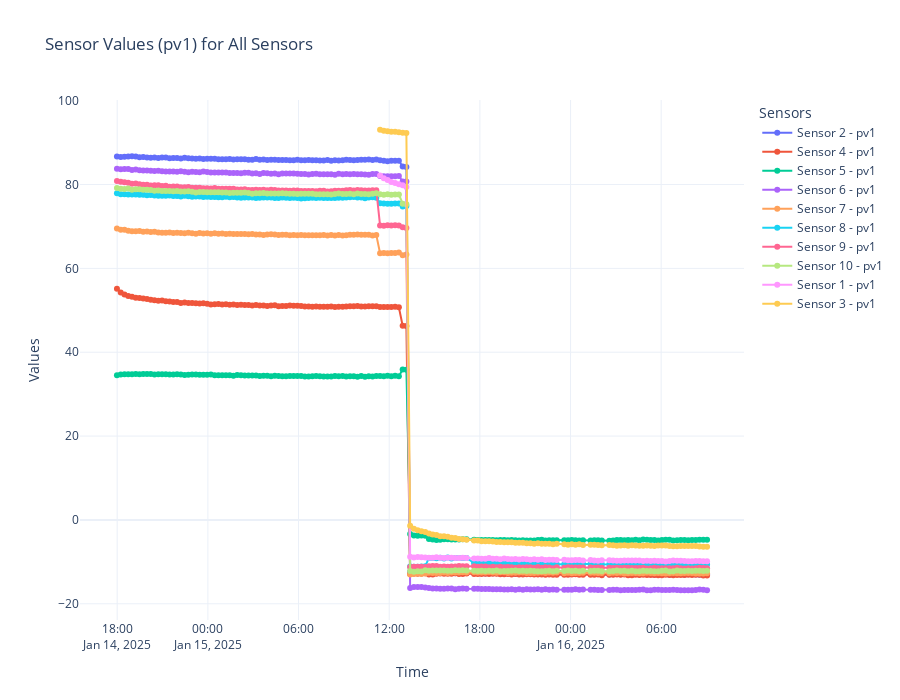

Notebook code cell kept with this figure:
### Code cell
# Create a Plotly figure for pv1
fig_pv1 = go.Figure()

# Iterate over each sensor
for sensor in sensors:
    # Filter data for the current sensor
    sensor_data = df[df['sensor'] == sensor]

    # Add pv1 line for the sensor
    fig_pv1.add_trace(go.Scatter(
        x=sensor_data['time'],
        y=sensor_data['pv1'],
        mode='lines+markers',
        name=f"Sensor {sensor} - pv1"
    ))

# Update layout
fig_pv1.update_layout(
    title="Sensor Values (pv1) for All Sensors",
    xaxis_title="Time",
    yaxis_title="Values",
    legend_title="Sensors",
    template="plotly_white",
    height=700
)

# Show the plot
fig_pv1.show()
